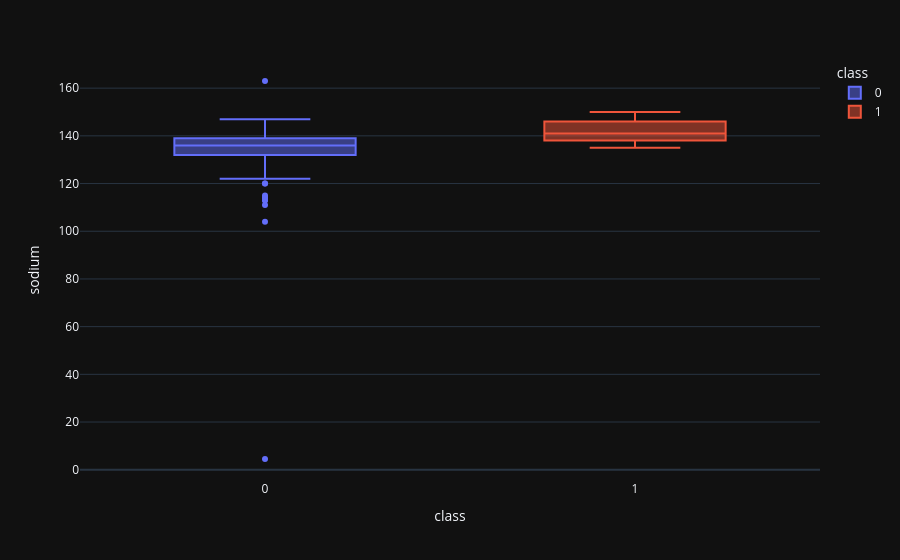

This figure's notebook cell:
### Code cell
boxplot('sodium')

### Figure 1 — Plotly figure (JSON) as saved in the notebook; plotly's stock layout.template omitted (floating-point values rounded to 4 significant figures; data arrays with more than 128 entries replaced by an {"elided": "..."} marker saying what was removed)
{"data": [{"alignmentgroup": "True", "hovertemplate": "class=%{x}<br>sodium=%{y}<extra></extra>", "legendgroup": "0", "marker": {"color": "#636efa"}, "name": "0", "notched": false, "offsetgroup": "0", "orientation": "v", "showlegend": true, "type": "box", "x": {"elided": "250 int values"}, "x0": " ", "xaxis": "x", "y": {"elided": "250 float values"}, "y0": " ", "yaxis": "y"}, {"alignmentgroup": "True", "hovertemplate": "class=%{x}<br>sodium=%{y}<extra></extra>", "legendgroup": "1", "marker": {"color": "#EF553B"}, "name": "1", "notched": false, "offsetgroup": "1", "orientation": "v", "showlegend": true, "type": "box", "x": {"elided": "150 int values"}, "x0": " ", "xaxis": "x", "y": {"elided": "150 float values"}, "y0": " ", "yaxis": "y"}], "layout": {"boxmode": "overlay", "legend": {"title": {"text": "class"}, "tracegroupgap": 0}, "margin": {"t": 60}, "xaxis": {"anchor": "y", "categoryarray": [0, 1], "categoryorder": "array", "domain": [0, 1], "title": {"text": "class"}}, "yaxis": {"anchor": "x", "domain": [0, 1], "title": {"text": "sodium"}}}}
